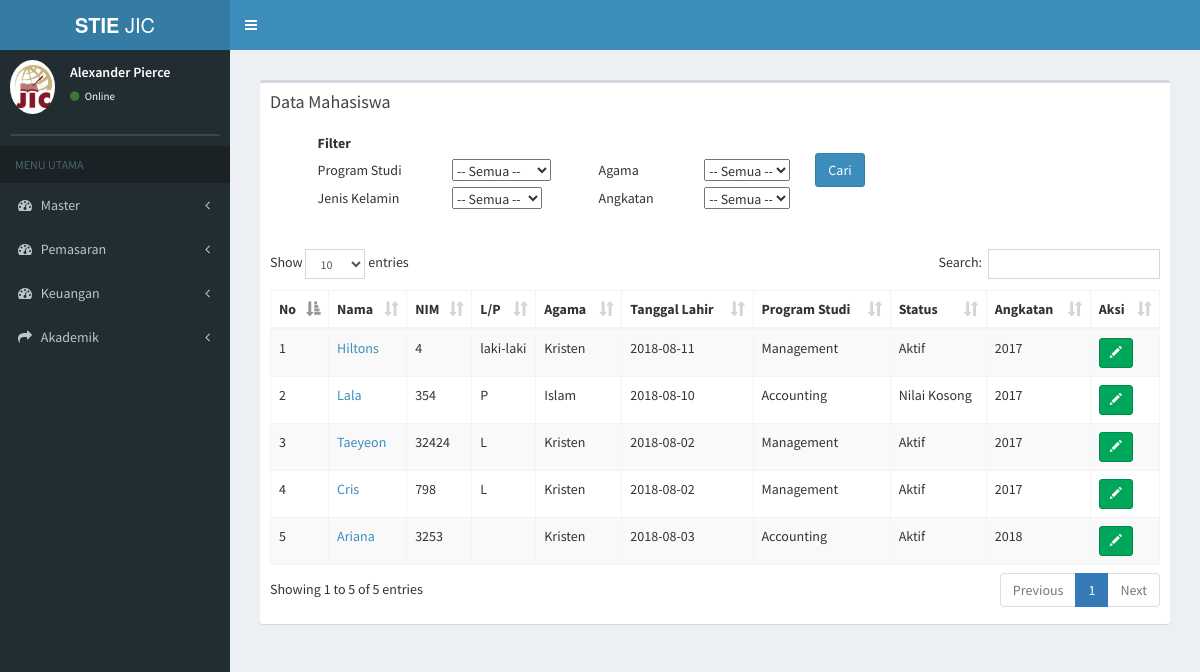
The app's page /index.php/mahasiswa/data_mahasiswa, older data.
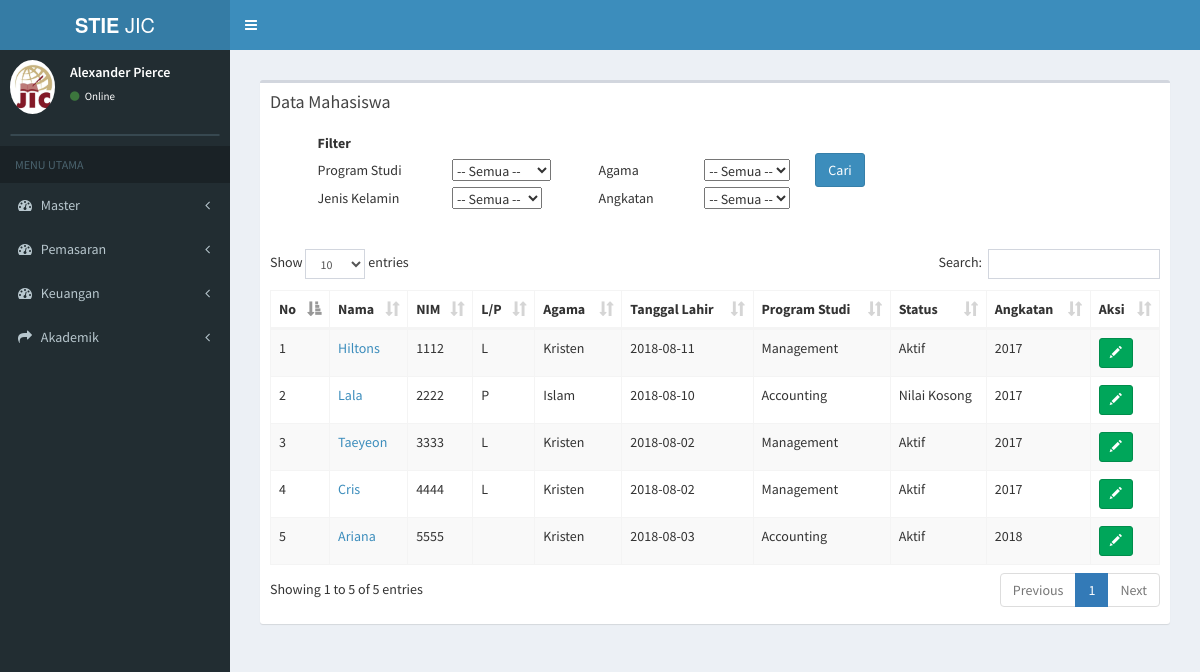
The same page, newer data.
### tables this page shows
CREATE TABLE `tb_mahasiswa` (
  `id_mahasiswa` varchar(7) NOT NULL,
  `nama_mahasiswa` varchar(100) NOT NULL,
  `nim` varchar(15) NOT NULL,
  `status_mahasiswa` varchar(20) NOT NULL,
  `id_prodi` varchar(7) NOT NULL,
  `id_konsentrasi` varchar(7) NOT NULL,
  `id_angkatan` varchar(7) NOT NULL,
  `id_hasil_tes` varchar(20) NOT NULL,
  `id_sekolah` varchar(10) NOT NULL,
  `id_waktu` int(11) NOT NULL,
  `id_grade` varchar(12) NOT NULL
);

CREATE TABLE `tb_bio` (
  `id_mahasiswa` varchar(10) NOT NULL,
  `jenis_kelamin` varchar(10) NOT NULL,
  `tempat_lahir` varchar(30) NOT NULL,
  `tanggal_lahir` date NOT NULL,
  `agama` varchar(20) NOT NULL,
  `foto_mahasiswa` text NOT NULL
);

CREATE TABLE `tb_prodi` (
  `id_prodi` varchar(6) NOT NULL,
  `nama_prodi` varchar(20) NOT NULL,
  `ketua_prodi` varchar(50) NOT NULL
);

CREATE TABLE `tb_angkatan` (
  `id_angkatan` int(11) NOT NULL,
  `angkatan` varchar(30) NOT NULL
);

### application/controllers/mahasiswa.php (called while the page is built, shortened)
<?php
class Mahasiswa extends CI_Controller {
	public function __construct()
	{
		$this->load->model('mahasiswa_model');
		$this->load->model('daftar_ulang_model');
		$this->load->model('konsentrasi_model');
	}
	public function data_mahasiswa()
	{
			$data['mahasiswa'] = $this->mahasiswa_model->data_mahasiswa_dikti();
			$data['drop_down_prodi'] = $this->konsentrasi_model->get_prodi();
			$data['main_view'] = 'Mahasiswa/mahasiswa_view';
			$this->load->view('template', $data);
	}
}

### index.php (called while the page is built, shortened)
<?php
require_once BASEPATH.'core/CodeIgniter.php';

### application/models/mahasiswa_model.php (called while the page is built, shortened)
<?php
class Mahasiswa_model extends CI_Model {
  public function data_mahasiswa_dikti(){
    $this->db->select('*');
     $this->db->from('tb_mahasiswa');
     $this->db->join('tb_konsentrasi','tb_konsentrasi.id_konsentrasi=tb_mahasiswa.id_konsentrasi');
     $this->db->join('tb_prodi','tb_prodi.id_prodi=tb_mahasiswa.id_prodi');
     $this->db->join('tb_bio','tb_bio.id_mahasiswa=tb_mahasiswa.id_mahasiswa');
      $this->db->join('tb_angkatan','tb_angkatan.id_angkatan=tb_mahasiswa.id_angkatan');
     $query = $this->db->get();
     return $query->result();
  }
}

### application/views/Mahasiswa/mahasiswa_view.php (the view, shortened to what the changed rows need)
<section class="content">
      <div class="row">
        <div class="col-xs-12">
          <div class="box">
            <div class="box-body">
              <table class="">
                <tbody>
                  <form method="get" action="<?php echo base_url("mahasiswa/filter_mahasiswa/")?>">
                  <tr>
                    <th>&nbsp;&nbsp;&nbsp;&nbsp;&nbsp;&nbsp;&nbsp;&nbsp;&nbsp;&nbsp;&nbsp;&nbsp;&nbsp;&nbsp;&nbsp;&nbsp;&nbsp;Filter</th>
                  </tr>
                </tbody>
              </table>
              <br>
              <br>
              <table id="example1" class="table table-bordered table-striped">
                <thead>
                <tr>
                  <th>No</th>
                  <th>Nama</th>
                  <th>NIM</th>
                  <th>L/P</th>
                  <th>Agama</th>
                  <th>Tanggal Lahir </th>
                  <th>Program Studi</th>
                  <th>Status</th>
                  <th>Angkatan</th>
                  <th>Aksi</th>
                </tr>
                </thead>
                <tbody>
                <?php
               $no = 0;
                foreach ($mahasiswa as $data) {
                  echo '
                <tr>
                  <td>'.++$no.'</td>
                  <td><a href="'.base_url('mahasiswa/lihat_mahasiswa_dikti/'.$data->id_mahasiswa).'")>'.$data->nama_mahasiswa.'</a></td>
                  <td>'.$data->nim.'</td>
                  <td>'.$data->jenis_kelamin.'</td>
                  <td>'.$data->agama.'</td>
                  <td>'.$data->tanggal_lahir.'</td>
                  <td>'.$data->nama_prodi.'</td>
                  <td>'.$data->status_mahasiswa.'</td>
                  <td>'.$data->angkatan.'</td>
                  <td>
                    <a href="'.base_url('mahasiswa/detail_mahasiswa_dikti/'.$data->id_mahasiswa).'" class="btn btn-success  btn-sm"><i class="glyphicon glyphicon-pencil"></i><span class="tooltiptext">Detail Mahasiswa</span></a>
                  </td>
                </tr>
                ';
              }
              ?>
                </tbody>
              </table>
            </div>
          </div>
        </div>
      </div>
    </section>

Row changes from the older to the newer data that the page shows:
changed tb_mahasiswa "Hiltons": nim "4" → "1112"; tb_bio.jenis_kelamin "laki-laki" → "L"
changed tb_mahasiswa "Lala": nim "354" → "2222"
changed tb_mahasiswa "Taeyeon": nim "32424" → "3333"
changed tb_mahasiswa "Cris": nim "798" → "4444"
changed tb_mahasiswa "Ariana": nim "3253" → "5555"
